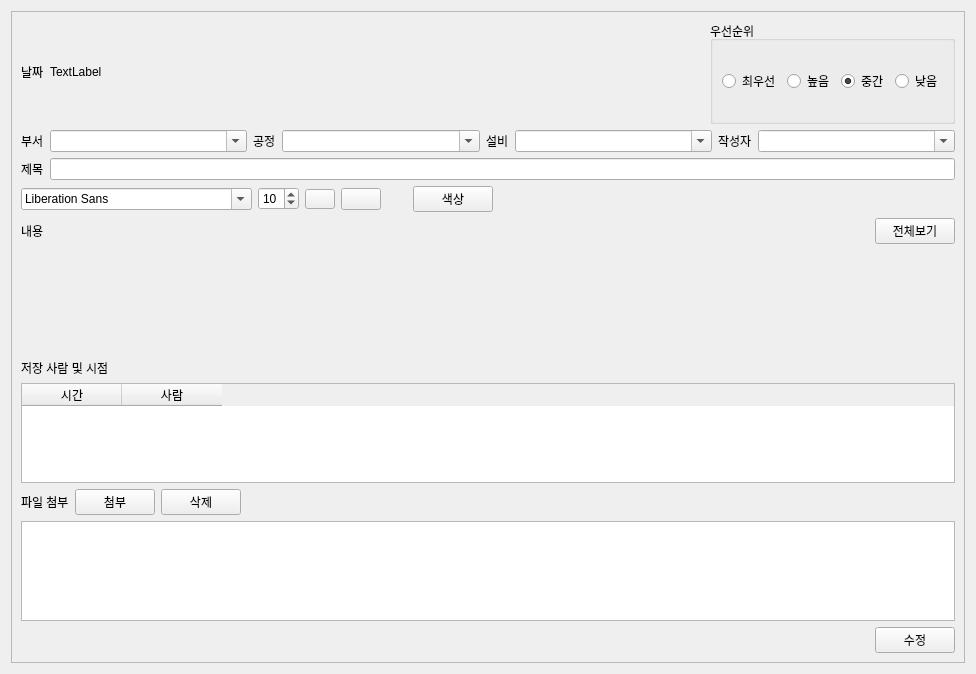
<?xml version="1.0" encoding="UTF-8"?>
<ui version="4.0">
 <class>eis_alarmlistview_item</class>
 <widget class="QWidget" name="eis_alarmlistview_item">
  <property name="geometry">
   <rect>
    <x>0</x>
    <y>0</y>
    <width>976</width>
    <height>674</height>
   </rect>
  </property>
  <property name="windowTitle">
   <string>Form</string>
  </property>
  <layout class="QGridLayout" name="gridLayout">
   <item row="0" column="0">
    <widget class="QScrollArea" name="scrollArea">
     <property name="verticalScrollBarPolicy">
      <enum>Qt::ScrollBarAsNeeded</enum>
     </property>
     <property name="horizontalScrollBarPolicy">
      <enum>Qt::ScrollBarAsNeeded</enum>
     </property>
     <property name="widgetResizable">
      <bool>true</bool>
     </property>
     <widget class="QWidget" name="scrollAreaWidgetContents">
      <property name="geometry">
       <rect>
        <x>0</x>
        <y>0</y>
        <width>956</width>
        <height>654</height>
       </rect>
      </property>
      <layout class="QGridLayout" name="gridLayout_4">
       <item row="12" column="0">
        <widget class="QWidget" name="widget" native="true">
         <property name="minimumSize">
          <size>
           <width>0</width>
           <height>0</height>
          </size>
         </property>
         <layout class="QGridLayout" name="gridLayout_6">
          <item row="0" column="0">
           <layout class="QGridLayout" name="layout_content"/>
          </item>
         </layout>
        </widget>
       </item>
       <item row="15" column="0">
        <layout class="QHBoxLayout" name="horizontalLayout_7">
         <item>
          <widget class="QLabel" name="label_25">
           <property name="sizePolicy">
            <sizepolicy hsizetype="Maximum" vsizetype="Maximum">
             <horstretch>0</horstretch>
             <verstretch>0</verstretch>
            </sizepolicy>
           </property>
           <property name="text">
            <string>파일 첨부</string>
           </property>
          </widget>
         </item>
         <item>
          <widget class="QPushButton" name="attach_btn">
           <property name="sizePolicy">
            <sizepolicy hsizetype="Maximum" vsizetype="Fixed">
             <horstretch>0</horstretch>
             <verstretch>0</verstretch>
            </sizepolicy>
           </property>
           <property name="text">
            <string>첨부</string>
           </property>
          </widget>
         </item>
         <item>
          <widget class="QPushButton" name="attach_remove_btn">
           <property name="text">
            <string>삭제</string>
           </property>
          </widget>
         </item>
         <item>
          <spacer name="horizontalSpacer_3">
           <property name="orientation">
            <enum>Qt::Horizontal</enum>
           </property>
           <property name="sizeHint" stdset="0">
            <size>
             <width>40</width>
             <height>20</height>
            </size>
           </property>
          </spacer>
         </item>
        </layout>
       </item>
       <item row="13" column="0">
        <widget class="QLabel" name="label_14">
         <property name="sizePolicy">
          <sizepolicy hsizetype="Preferred" vsizetype="Maximum">
           <horstretch>0</horstretch>
           <verstretch>0</verstretch>
          </sizepolicy>
         </property>
         <property name="text">
          <string>저장 사람 및 시점 </string>
         </property>
        </widget>
       </item>
       <item row="17" column="0">
        <layout class="QHBoxLayout" name="horizontalLayout_4">
         <item>
          <spacer name="horizontalSpacer">
           <property name="orientation">
            <enum>Qt::Horizontal</enum>
           </property>
           <property name="sizeHint" stdset="0">
            <size>
             <width>40</width>
             <height>20</height>
            </size>
           </property>
          </spacer>
         </item>
         <item>
          <widget class="QPushButton" name="modify_button">
           <property name="text">
            <string>수정</string>
           </property>
          </widget>
         </item>
        </layout>
       </item>
       <item row="0" column="0">
        <layout class="QHBoxLayout" name="horizontalLayout">
         <item>
          <widget class="QLabel" name="label">
           <property name="sizePolicy">
            <sizepolicy hsizetype="Preferred" vsizetype="Maximum">
             <horstretch>0</horstretch>
             <verstretch>0</verstretch>
            </sizepolicy>
           </property>
           <property name="text">
            <string>날짜</string>
           </property>
          </widget>
         </item>
         <item>
          <widget class="QLabel" name="current_time">
           <property name="sizePolicy">
            <sizepolicy hsizetype="Preferred" vsizetype="Maximum">
             <horstretch>0</horstretch>
             <verstretch>0</verstretch>
            </sizepolicy>
           </property>
           <property name="text">
            <string>TextLabel</string>
           </property>
          </widget>
         </item>
         <item>
          <spacer name="horizontalSpacer_14">
           <property name="orientation">
            <enum>Qt::Horizontal</enum>
           </property>
           <property name="sizeHint" stdset="0">
            <size>
             <width>40</width>
             <height>20</height>
            </size>
           </property>
          </spacer>
         </item>
         <item>
          <widget class="QGroupBox" name="groupBox">
           <property name="title">
            <string>우선순위</string>
           </property>
           <layout class="QGridLayout" name="gridLayout_2">
            <item row="0" column="1">
             <widget class="QRadioButton" name="priority_high">
              <property name="text">
               <string>높음</string>
              </property>
             </widget>
            </item>
            <item row="0" column="2">
             <widget class="QRadioButton" name="priority_middle">
              <property name="text">
               <string>중간</string>
              </property>
              <property name="checked">
               <bool>true</bool>
              </property>
             </widget>
            </item>
            <item row="0" column="3">
             <widget class="QRadioButton" name="priority_low">
              <property name="text">
               <string>낮음</string>
              </property>
             </widget>
            </item>
            <item row="0" column="0">
             <widget class="QRadioButton" name="priority_very_high">
              <property name="text">
               <string>최우선</string>
              </property>
             </widget>
            </item>
           </layout>
          </widget>
         </item>
        </layout>
       </item>
       <item row="5" column="0">
        <layout class="QHBoxLayout" name="horizontalLayout_20">
         <item>
          <widget class="QLabel" name="label_8">
           <property name="sizePolicy">
            <sizepolicy hsizetype="Preferred" vsizetype="Maximum">
             <horstretch>0</horstretch>
             <verstretch>0</verstretch>
            </sizepolicy>
           </property>
           <property name="text">
            <string>제목</string>
           </property>
          </widget>
         </item>
         <item>
          <widget class="QLineEdit" name="document_name">
           <property name="readOnly">
            <bool>true</bool>
           </property>
          </widget>
         </item>
        </layout>
       </item>
       <item row="1" column="0">
        <layout class="QHBoxLayout" name="horizontalLayout_13">
         <item>
          <widget class="QLabel" name="label_16">
           <property name="sizePolicy">
            <sizepolicy hsizetype="Maximum" vsizetype="Maximum">
             <horstretch>0</horstretch>
             <verstretch>0</verstretch>
            </sizepolicy>
           </property>
           <property name="text">
            <string>부서</string>
           </property>
          </widget>
         </item>
         <item>
          <widget class="QComboBox" name="select_team">
           <property name="editable">
            <bool>true</bool>
           </property>
          </widget>
         </item>
         <item>
          <widget class="QLabel" name="label_5">
           <property name="sizePolicy">
            <sizepolicy hsizetype="Maximum" vsizetype="Maximum">
             <horstretch>0</horstretch>
             <verstretch>0</verstretch>
            </sizepolicy>
           </property>
           <property name="text">
            <string>공정</string>
           </property>
          </widget>
         </item>
         <item>
          <widget class="QComboBox" name="select_process">
           <property name="editable">
            <bool>true</bool>
           </property>
          </widget>
         </item>
         <item>
          <widget class="QLabel" name="label_6">
           <property name="sizePolicy">
            <sizepolicy hsizetype="Maximum" vsizetype="Maximum">
             <horstretch>0</horstretch>
             <verstretch>0</verstretch>
            </sizepolicy>
           </property>
           <property name="text">
            <string>설비</string>
           </property>
          </widget>
         </item>
         <item>
          <widget class="QComboBox" name="select_facilities">
           <property name="editable">
            <bool>true</bool>
           </property>
          </widget>
         </item>
         <item>
          <widget class="QLabel" name="label_7">
           <property name="sizePolicy">
            <sizepolicy hsizetype="Maximum" vsizetype="Maximum">
             <horstretch>0</horstretch>
             <verstretch>0</verstretch>
            </sizepolicy>
           </property>
           <property name="text">
            <string>작성자</string>
           </property>
          </widget>
         </item>
         <item>
          <widget class="QComboBox" name="select_name">
           <property name="editable">
            <bool>true</bool>
           </property>
          </widget>
         </item>
        </layout>
       </item>
       <item row="8" column="0">
        <layout class="QHBoxLayout" name="font_layout">
         <property name="sizeConstraint">
          <enum>QLayout::SetDefaultConstraint</enum>
         </property>
         <item>
          <widget class="QFontComboBox" name="font_type">
           <property name="sizePolicy">
            <sizepolicy hsizetype="Maximum" vsizetype="Fixed">
             <horstretch>0</horstretch>
             <verstretch>0</verstretch>
            </sizepolicy>
           </property>
           <property name="frame">
            <bool>true</bool>
           </property>
          </widget>
         </item>
         <item>
          <widget class="QSpinBox" name="fontsize">
           <property name="sizePolicy">
            <sizepolicy hsizetype="Maximum" vsizetype="Fixed">
             <horstretch>0</horstretch>
             <verstretch>0</verstretch>
            </sizepolicy>
           </property>
           <property name="maximum">
            <number>50</number>
           </property>
           <property name="value">
            <number>10</number>
           </property>
          </widget>
         </item>
         <item>
          <widget class="QPushButton" name="Bold_btn">
           <property name="sizePolicy">
            <sizepolicy hsizetype="Maximum" vsizetype="Fixed">
             <horstretch>0</horstretch>
             <verstretch>0</verstretch>
            </sizepolicy>
           </property>
           <property name="minimumSize">
            <size>
             <width>20</width>
             <height>20</height>
            </size>
           </property>
           <property name="maximumSize">
            <size>
             <width>30</width>
             <height>20</height>
            </size>
           </property>
           <property name="styleSheet">
            <string notr="true">QPushButton{
	border-image: url(:/img/img/Bold_btn_inactivity.png);
}</string>
           </property>
           <property name="text">
            <string/>
           </property>
          </widget>
         </item>
         <item>
          <widget class="QPushButton" name="underline_btn">
           <property name="sizePolicy">
            <sizepolicy hsizetype="Maximum" vsizetype="Fixed">
             <horstretch>0</horstretch>
             <verstretch>0</verstretch>
            </sizepolicy>
           </property>
           <property name="minimumSize">
            <size>
             <width>30</width>
             <height>20</height>
            </size>
           </property>
           <property name="styleSheet">
            <string notr="true">QPushButton{
	border-image: url(:/img/img/under_line_inactivity.png);
}</string>
           </property>
           <property name="text">
            <string/>
           </property>
          </widget>
         </item>
         <item>
          <widget class="QLabel" name="now_color">
           <property name="sizePolicy">
            <sizepolicy hsizetype="Maximum" vsizetype="Maximum">
             <horstretch>0</horstretch>
             <verstretch>0</verstretch>
            </sizepolicy>
           </property>
           <property name="minimumSize">
            <size>
             <width>20</width>
             <height>0</height>
            </size>
           </property>
           <property name="text">
            <string/>
           </property>
          </widget>
         </item>
         <item>
          <widget class="QPushButton" name="color_dialog">
           <property name="text">
            <string>색상</string>
           </property>
          </widget>
         </item>
         <item>
          <spacer name="horizontalSpacer_5">
           <property name="orientation">
            <enum>Qt::Horizontal</enum>
           </property>
           <property name="sizeHint" stdset="0">
            <size>
             <width>40</width>
             <height>20</height>
            </size>
           </property>
          </spacer>
         </item>
        </layout>
       </item>
       <item row="16" column="0">
        <widget class="QListView" name="attach_listview">
         <property name="maximumSize">
          <size>
           <width>16777215</width>
           <height>100</height>
          </size>
         </property>
         <property name="editTriggers">
          <set>QAbstractItemView::NoEditTriggers</set>
         </property>
        </widget>
       </item>
       <item row="14" column="0">
        <widget class="QTableWidget" name="table_save_histroy">
         <property name="maximumSize">
          <size>
           <width>16777215</width>
           <height>100</height>
          </size>
         </property>
         <column>
          <property name="text">
           <string>시간</string>
          </property>
         </column>
         <column>
          <property name="text">
           <string>사람</string>
          </property>
         </column>
        </widget>
       </item>
       <item row="9" column="0">
        <layout class="QHBoxLayout" name="horizontalLayout_2">
         <item>
          <widget class="QLabel" name="content_label">
           <property name="sizePolicy">
            <sizepolicy hsizetype="Maximum" vsizetype="Maximum">
             <horstretch>0</horstretch>
             <verstretch>0</verstretch>
            </sizepolicy>
           </property>
           <property name="text">
            <string>내용</string>
           </property>
          </widget>
         </item>
         <item>
          <spacer name="horizontalSpacer_2">
           <property name="orientation">
            <enum>Qt::Horizontal</enum>
           </property>
           <property name="sizeHint" stdset="0">
            <size>
             <width>40</width>
             <height>20</height>
            </size>
           </property>
          </spacer>
         </item>
         <item>
          <widget class="QPushButton" name="total_view_content">
           <property name="text">
            <string>전체보기</string>
           </property>
          </widget>
         </item>
        </layout>
       </item>
      </layout>
     </widget>
    </widget>
   </item>
  </layout>
 </widget>
 <resources/>
 <connections/>
</ui>
